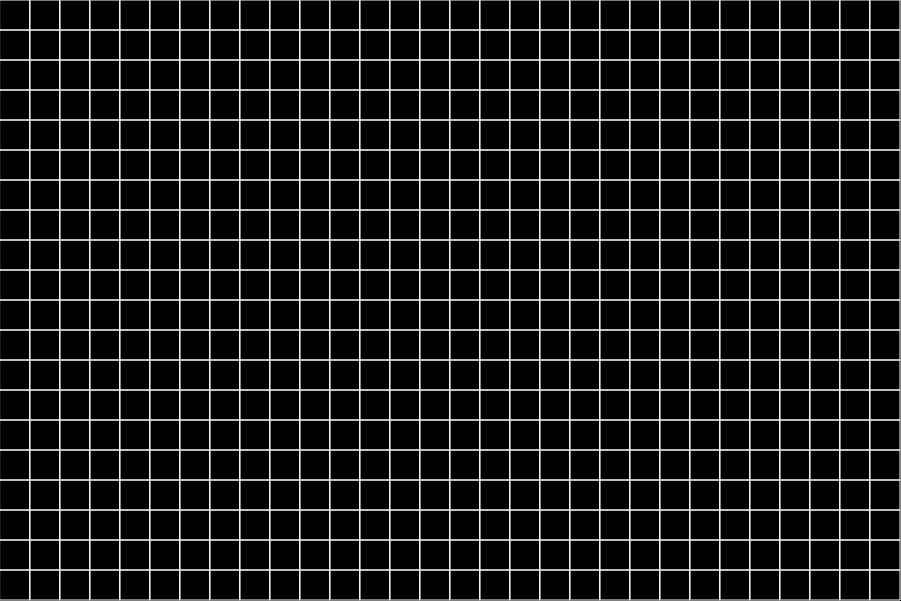
Frame 1 (no input)
Frame 60 (no input): identical to frame 1, image omitted
Frame 120 (the mouse pressed at the canvas centre since frame 60): identical to frame 1, image omitted

The p5.js sketch that drew this single still picture (run headless with seeded random() and noise() and a simulated clock; from frame 60 on, the mouse is pressed at the canvas centre):

// p5.js sketch
// ── sketch.js
let grid;
let cols;
let rows;
let w = 30;
let updates = 20;
let pause = true;
let pauseButton;
let fpsSliderText;

function setup() {
  createCanvas(901, 601);

  fpsSliderText = createP(`Fps Slider: ${updates}`);
  fpsSliderText.style("font-size", "1.4em");
  fpsSlider = createSlider(1, 60, 10);
  pauseButton = createButton("Start");
  pauseButton.mousePressed(togglePause);

  cols = floor(width / w);
  rows = floor(height / w);
  grid = make2DArray(cols, rows);

  for (let i = 0; i < cols; i++) {
    for (let j = 0; j < rows; j++) {
      grid[i][j] = new Cell(i, j, w);
    }
  }
}

function draw() {
  background(0);

  updates = fpsSlider.value();
  pause ? frameRate(60) : frameRate(updates);
  pause
    ? (pauseButton.elt.innerText = "Start")
    : (pauseButton.elt.innerText = "Pause");

  fpsSliderText.elt.innerText = `Fps Slider: ${updates}`;

  for (let i = 0; i < cols; i++) {
    for (let j = 0; j < rows; j++) {
      cell = grid[i][j];
      cell.show();
      cell.countAliveNeighbors();
    }
  }
  for (let i = 0; i < cols; i++) {
    for (let j = 0; j < rows; j++) {
      cell = grid[i][j];
      if (!pause) {
        simulate(i, j);
      }
    }
  }
}

function simulate(i, j) {
  cell = grid[i][j];
  neighbors = cell.neighbors;
  if (cell.isAlive && neighbors < 2) {
    cell.isAlive = false;
  }
  if (cell.isAlive && neighbors > 3) {
    cell.isAlive = false;
  }
  if (cell.isAlive && (neighbors === 2 || neighbors === 3)) {
    cell.isAlive = true;
  }
  if (!cell.isAlive && neighbors === 3) {
    cell.isAlive = true;
  }
}

function togglePause() {
  pause = !pause;
}

//Overriding p5's mousePressed function to check if a cell has been clicked on
function mousePressed() {
  for (let i = 0; i < cols; i++) {
    for (let j = 0; j < rows; j++) {
      if (grid[i][j].isMouseWithin(mouseX, mouseY)) {
        grid[i][j].isAlive = !grid[i][j].isAlive;
      }
    }
  }
}

function make2DArray(cols, rows) {
  let arr = new Array(cols);
  for (let i = 0; i < arr.length; i++) {
    arr[i] = new Array(rows);
  }

  return arr;
}

// ── cell.js
class Cell {
  isAlive = false;
  x = 0;
  y = 0;
  neighbors = 0;

  //i and j is the Cell's grid index, x and y is it's location on the canvas
  constructor(i, j, w) {
    this.i = i;
    this.j = j;
    this.w = w;
    this.x = i * w;
    this.y = j * w;
  }

  //Draws a white rectangle if it's alive and a black one if it isn't
  show() {
    stroke(255);
    if (this.isAlive) {
      fill(255);
      rect(this.x, this.y, this.w, this.w);

      //Debug stuff
      //----------------
      // textAlign(CENTER);
      // fill(0);
      // text(this.neighbors, this.x + this.w / 2, this.y + this.w / 2);
      //----------------

      //Returns so no overdraw
      return;
    }
    noFill();
    rect(this.x, this.y, this.w, this.w);
  }

  countAliveNeighbors() {
    let total = 0;

    /*
      Counts these cells from the cell's origin
          -1 0 1
        -1 * * *
         0 *   * 
         1 * * *

      It doesn't count if the index appears outside the array 
      i.e the index is more than -1 and less than the length of the array on both axes.
    */

    for (let xOff = -1; xOff <= 1; xOff++) {
      for (let yOff = -1; yOff <= 1; yOff++) {
        let x = this.i + xOff;
        let y = this.j + yOff;
        if (x > -1 && x < cols && y > -1 && y < rows) {
          let neighbor = grid[x][y];
          if (!(xOff === 0 && yOff === 0)) {
            if (neighbor.isAlive) {
              total++;
            }
          }
        }
      }
    }

    this.neighbors = total;
  }

  /*
      ------- < this.y   
      |     |
      |     |
      ------- < this.y + w
      ^     ^
      this.x this.x + w
  */
  isMouseWithin(x, y) {
    return x > this.x && x < this.x + w && y > this.y && y < this.y + w;
  }
}
